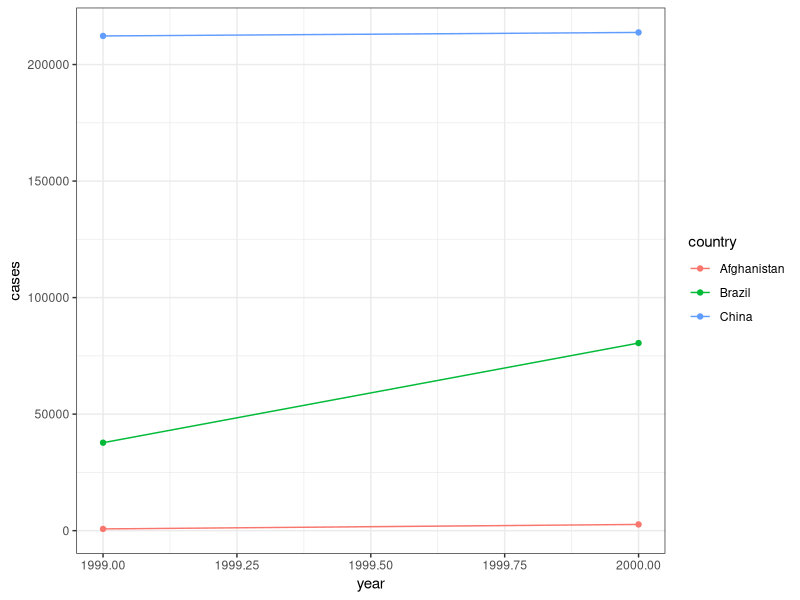
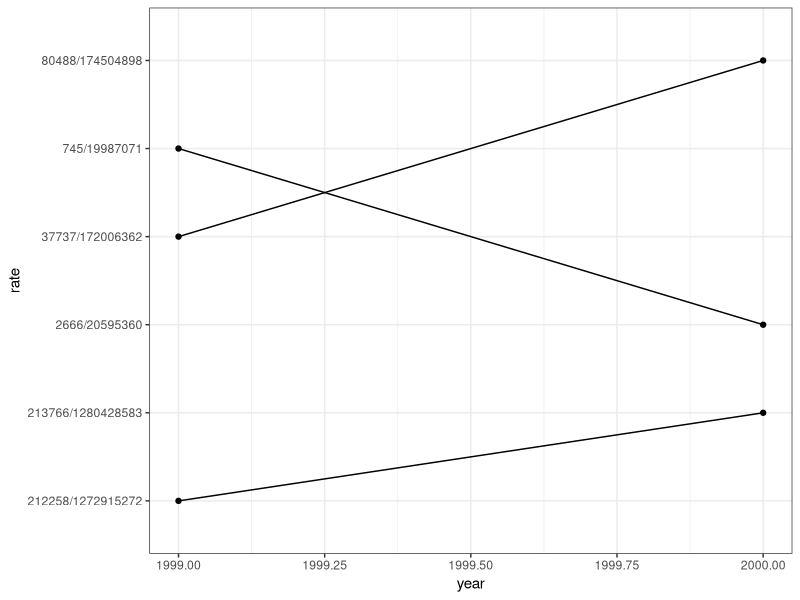

R code for these plots, in order:
## ---- chunk 1
knitr::opts_chunk$set(echo = TRUE)
## ---- chunk 2
# Setting up the R environment and loading necessary libraries
knitr::opts_chunk$set(cache = FALSE, message = FALSE, warning = FALSE, echo = TRUE) # Configures knitr options for output
library(tidyverse) # Imports tidyverse for data manipulation and visualization
theme_set(theme_bw()) # Sets a consistent theme for plots

# Displaying an example tidy dataset
table1 # This dataset follows tidy data principles, making visualization straightforward

# Creating a visualization of the tidy dataset
ggplot(table1, aes(x = year, y = cases, col = country)) + # Maps year to x-axis, cases to y-axis, and country to color
  geom_point() + # Adds points to the plot
  geom_line()   # Connects the points with lines

# Example of non-tidy data - Variables stored as column names
table4a # Cases stored incorrectly as separate columns
table4b # Population stored incorrectly as separate columns

# Example of non-tidy data - The same observation appearing in multiple rows
table2 # Each country-year combination appears multiple times, making analysis difficult

# Example of non-tidy data - A single column storing multiple variables
table3 # The 'rate' column combines population and case count, losing individual values

# Attempting to visualize non-tidy data
ggplot(table3, aes(x = year, y = rate)) + # Tries to plot a combined variable
  geom_point() +
  geom_line(aes(group = country)) # Groups data by country for better visualization

# ??? How does ggplot handle mixed data types in the 'rate' column?
# ??? What are the best approaches to separate 'rate' into distinct variables?
